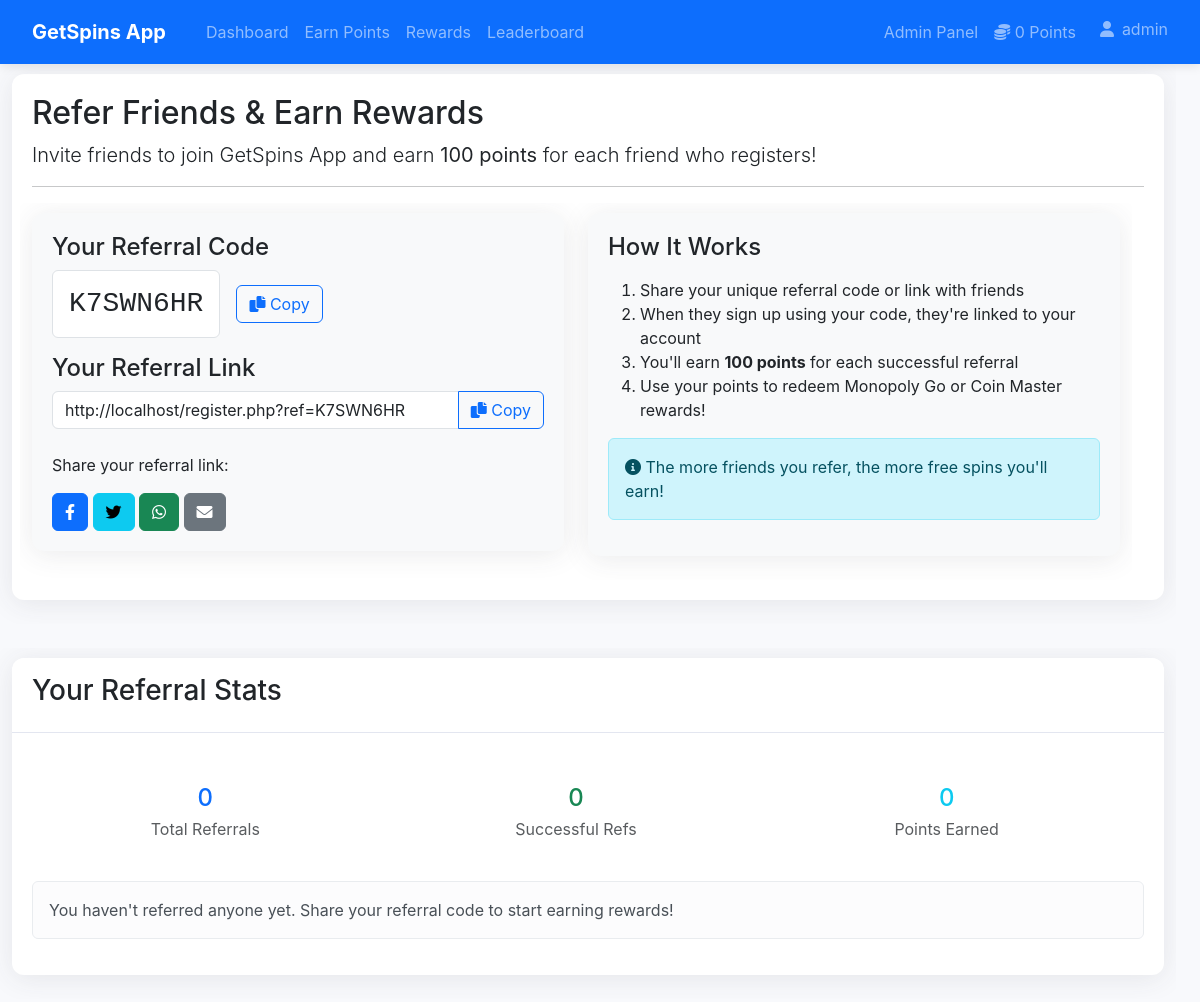
Page /referrals.php (signed in) on the committed database.
### tables this page shows
CREATE TABLE settings (setting_key TEXT PRIMARY KEY, setting_value TEXT);

CREATE TABLE users (
            id INTEGER PRIMARY KEY AUTOINCREMENT,
            username TEXT NOT NULL UNIQUE,
            email TEXT NOT NULL UNIQUE,
            password TEXT NOT NULL,
            points INTEGER NOT NULL DEFAULT 0,
            is_admin INTEGER NOT NULL DEFAULT 0,
            created_at TIMESTAMP DEFAULT CURRENT_TIMESTAMP,
            updated_at TIMESTAMP DEFAULT CURRENT_TIMESTAMP
        , referral_code TEXT, referred_by INTEGER, is_blocked INTEGER DEFAULT 0 NOT NULL);

### referrals.php (the view, shortened to what the rows shown need)
<?php
require_once 'includes/auth.php';
require_once 'includes/functions.php';
$auth = new Auth();
$current_user = $auth->getUser();
$referral_link = APP_URL . '/register.php?ref=' . $current_user['referral_code'];
include 'includes/header.php';
?>
<div class="row mb-4">
    <div class="col-md-12">
        <div class="card">
            <div class="card-body">
                <h2 class="mobile-title">Refer Friends & Earn Rewards</h2>
                <div class="row">
                    <div class="col-md-6">
                        <div class="card bg-light mb-4">
                            <div class="card-body">
                                <div class="d-flex align-items-center mb-3 mobile-referral-code-container">
                                    <div class="referral-code-display p-3 bg-white border rounded me-3">
                                        <span class="h3 mb-0 font-monospace mobile-ref-code"><?php echo htmlspecialchars($current_user['referral_code']); ?></span>
                                    </div>
                                </div>
                                <div class="input-group mb-3">
                                    <input type="text" class="form-control mobile-input" value="<?php echo htmlspecialchars($referral_link); ?>" id="referral-link" readonly>
                                    <button class="btn btn-outline-primary copy-btn" type="button" data-clipboard-target="#referral-link">
                                        <i class="fas fa-copy"></i> <span class="copy-text">Copy</span>
                                    </button>
                                </div>
                            </div>
                        </div>
                    </div>
                </div>
            </div>
        </div>
    </div>
</div>
<?php include 'includes/dashboard_footer.php'; ?>

### includes/header.php (shortened to what the rows shown need)
<?php
require_once 'includes/auth.php';
require_once 'includes/functions.php';
require_once 'includes/db.php';
$auth = new Auth();
$current_user = $auth->getUser();
$current_page = basename($_SERVER['PHP_SELF']);
$request_uri = $_SERVER['REQUEST_URI'];
$request_path = parse_url($request_uri, PHP_URL_PATH);
$request_path = trim($request_path, '/');
$is_public_page = !$auth->isLoggedIn() ||
                  in_array($current_page, ['index.php', 'login.php', 'register.php']) ||
                  in_array($request_path, ['', 'index', 'login', 'register']);
$app_name = getSetting('app_name', APP_NAME);
$app_logo = getSetting('app_logo', '');
?>
<!DOCTYPE html>
<html lang="en">
<head>
    <link href="https://cdn.jsdelivr.net/npm/bootstrap@5.3.0-alpha1/dist/css/bootstrap.min.css" rel="stylesheet">
    <link href="https://cdnjs.cloudflare.com/ajax/libs/font-awesome/6.0.0/css/all.min.css" rel="stylesheet">
    <link href="/assets/css/style.css" rel="stylesheet">
    <link href="/assets/css/new-promo-slider.css" rel="stylesheet">
</head>
<?php
$current_page_name = basename($_SERVER['PHP_SELF'], '.php');
$body_class = '';
if ($current_page_name === 'dashboard') {
    $body_class = 'dashboard-page';
} elseif ($current_page_name === 'tasks') {
    $body_class = 'tasks-page';
} elseif ($current_page_name === 'rewards') {
    $body_class = 'rewards-page';
} elseif ($current_page_name === 'referrals') {
    $body_class = 'referrals-page';
} elseif ($current_page_name === 'leaderboard') {
    $body_class = 'leaderboard-page';
} elseif ($current_page_name === 'profile') {
    $body_class = 'profile-page';
}
?>
<body class="<?php echo $body_class; ?>">
    <nav class="navbar navbar-expand-lg navbar-dark bg-primary fixed-header">
        <div class="container px-3">
            <a class="navbar-brand" href="/">
                <?php if ($is_public_page && !empty($app_logo)): ?>
                <img src="<?php echo $app_logo; ?>" alt="<?php echo htmlspecialchars($app_name); ?>" height="30" class="d-inline-block align-text-top">
                <?php else: ?>
                <?php echo htmlspecialchars($app_name); ?>
                <?php endif; ?>
            </a>
            <?php if ($auth->isLoggedIn()): ?>
            <div class="navbar-collapse" id="navbarNav">
                <ul class="navbar-nav me-auto">
                    <li class="nav-item">
                        <a class="nav-link" href="/dashboard">Dashboard</a>
                    </li>
                    <li class="nav-item">
                        <a class="nav-link" href="/tasks">Earn Points</a>
                    </li>
                    <li class="nav-item">
                        <a class="nav-link" href="/rewards">Rewards</a>
                    </li>
                    <li class="nav-item">
                        <a class="nav-link" href="/leaderboard">Leaderboard</a>
                    </li>
                </ul>
                <ul class="navbar-nav ms-auto">
                    <?php if ($auth->isAdmin()): ?>
                        <li class="nav-item">
                            <a class="nav-link" href="/admin/">Admin Panel</a>
                        </li>
                    <?php endif; ?>
                    <li class="nav-item">
                        <a class="nav-link" href="#">
                            <i class="fas fa-coins"></i> <?php echo formatPoints($current_user['points']); ?> Points
                        </a>
                    </li>
                    <li class="nav-item dropdown">
                        <a class="nav-link dropdown-toggle" href="#" id="navbarDropdown" role="button" data-bs-toggle="dropdown" aria-expanded="false">
                            <i class="fas fa-user"></i> <?php echo htmlspecialchars($current_user['username']); ?>
                        </a>
                    </li>
                </ul>
            </div>
            <?php endif; ?>
        </div>
    </nav>
    <div class="<?php
        if (($current_page === 'index.php' || $request_path === '' || $request_path === 'index') && !$auth->isLoggedIn()) {
            echo 'full-width-container';
        } else {
            echo $auth->isLoggedIn() ? 'container py-4 content-with-fixed-header' : 'container py-4';
        }
    ?>"><?php

### rows in the picture
settings: setting_value "GetSpins App"
users: points "0", username "admin", referral_code "K7SWN6HR", referral_code "http://localhost/register.php?ref=K7SWN6HR"

### other values in the picture
$referral_stats['total_referrals'] "0"
$referral_stats['successful_referrals'] "0"
formatPoints($referral_stats['total_earned']) "0"
